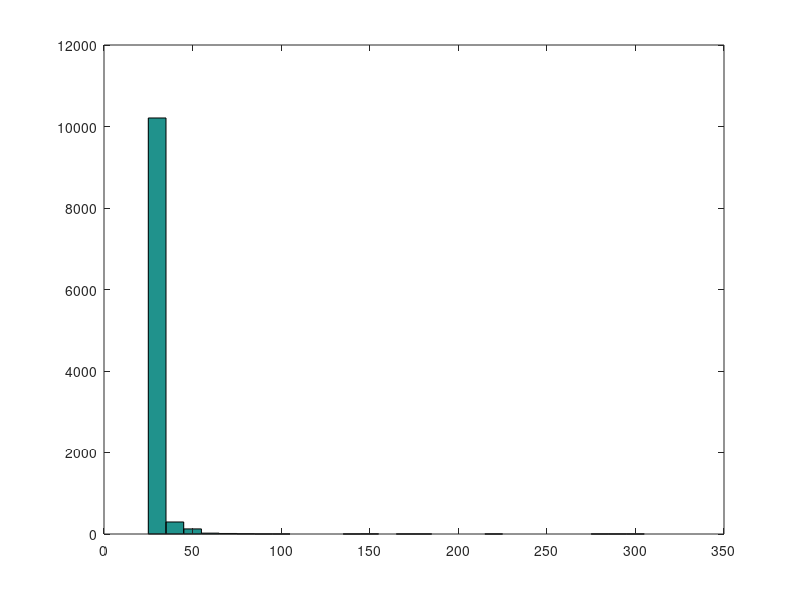

This figure's MATLAB source: (Note: this script raises an error after producing the figure.)
%% Session 1
fileID = fopen('g3s1.txt','r');
formatSpec = '%f';
A = fscanf(fileID,formatSpec);
 hist(A,30:10:300)
h = findobj(gca,'Type','patch');
h.FaceColor = [0 0 0]; 
fclose(fileID);
%% Session 2

